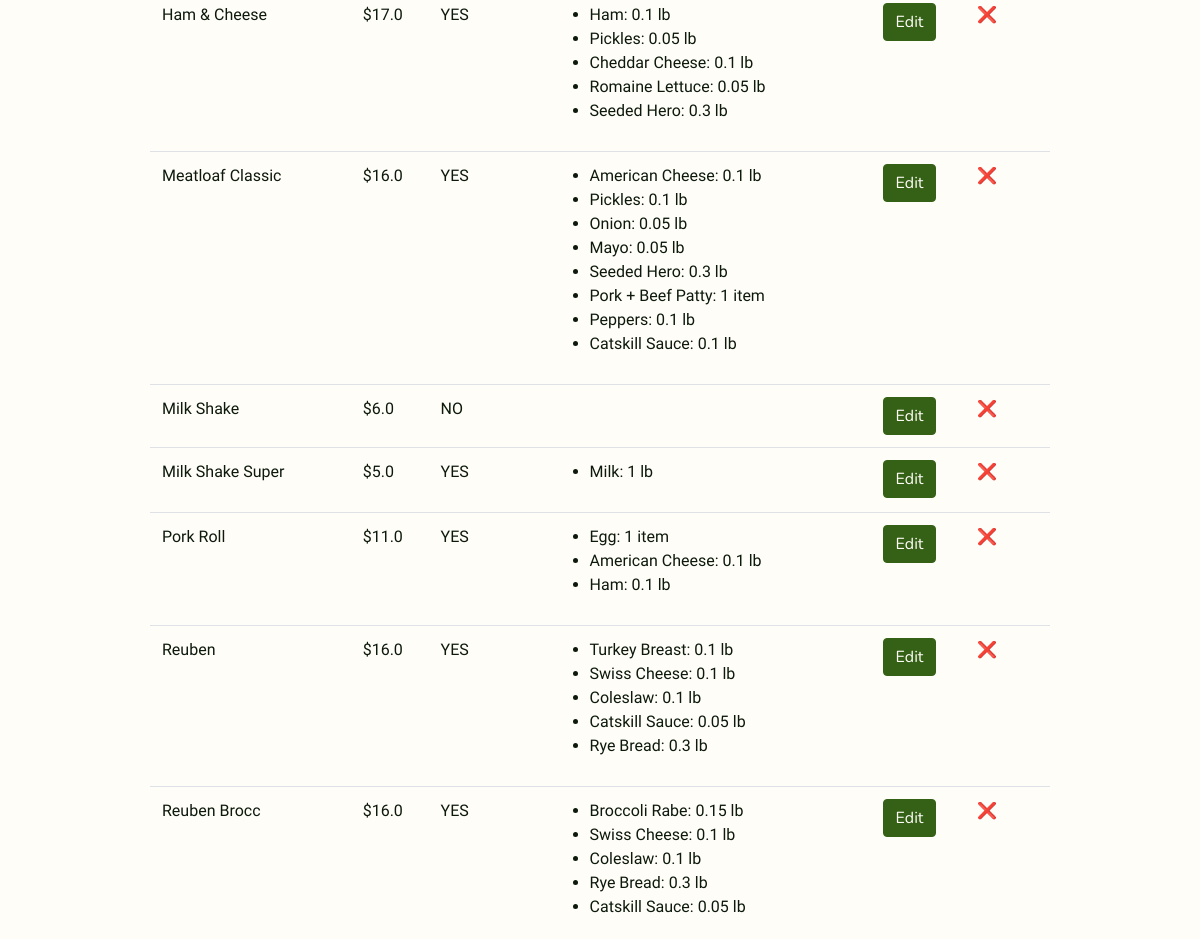
Page /menu_items/ (signed in, middle part) on the earlier database version.
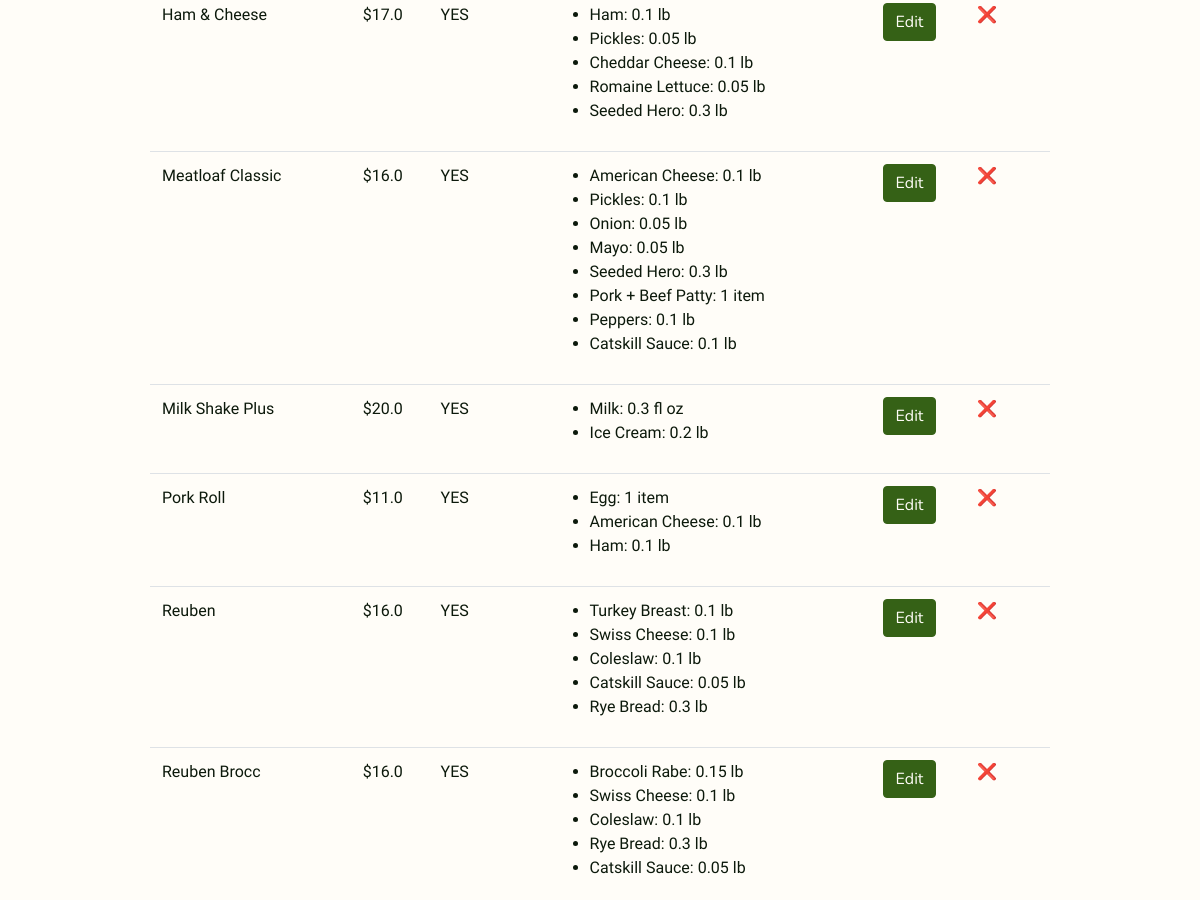
Same page on the later database version.
### rucola_maze/models.py (models this page shows, shortened)
class MenuItem(db.Model):
    id = mapped_column(db.Integer, primary_key=True)
    title = mapped_column(db.String(128), unique=True, index=True)
    price_dollars = mapped_column(db.Integer)
    price_cents = mapped_column(db.Integer, default=0)
    in_recipe_requirements = db.relationship(
        "RecipeRequirement",
        backref="menu_item",
        lazy="dynamic",
        cascade="all, delete, delete-orphan",
    )
    purchases = db.relationship(
        "Purchase",
        backref="menu_item",
        lazy="dynamic",
        cascade="all, delete, delete-orphan",
    )
    def is_available(self):
        if self.in_recipe_requirements.all():
            rr_availability_list = [
                rr.in_stock() for rr in self.in_recipe_requirements.all()
            ]
            return all(rr_availability_list)
        return False

class RecipeRequirement(db.Model):
    id = mapped_column(db.Integer, primary_key=True)
    ingredient_id = mapped_column(db.Integer, db.ForeignKey("ingredient.id"))
    menu_item_id = mapped_column(db.Integer, db.ForeignKey("menu_item.id"))
    quantity_required = mapped_column(
        db.Numeric(precision=2, asdecimal=False, decimal_return_scale=None)
    )
    def __str__(self):
        return f"{self.ingredient}: {self.quantity_required} {self.ingredient.unit}"
    def in_stock(self):
        ingredient = Ingredient.query.get(self.ingredient_id)  # the ing object
        return self.quantity_required <= ingredient.quantity_available

class Ingredient(db.Model):
    id = mapped_column(db.Integer, primary_key=True)
    name = mapped_column(db.String(96), unique=True, index=True)
    quantity_available = mapped_column(
        db.Numeric(precision=2, asdecimal=False, decimal_return_scale=None), default=0
    )
    unit = mapped_column(db.String(16))
    unit_price_dollars = mapped_column(db.Integer, default=0)
    unit_price_cents = mapped_column(db.Integer, default=0)
    in_recipe_requirements = db.relationship(
        "RecipeRequirement",
        backref="ingredient",
        lazy="dynamic",
        cascade="all, delete, delete-orphan",
    )
    def __str__(self):
        return self.name

### rucola_maze/inventory.py (the view)
@bp.route("/menu_items/")
@login_required
def menu_items():
    menu_items = MenuItem.query.order_by(MenuItem.title)
    available_menu_items = [m for m in MenuItem.query.all() if m.is_available()]
    return render_template(
        "inventory/menu_items.html",
        menu_items=menu_items,
        available_menu_items=available_menu_items,
    )

### rucola_maze/models.py (called while the page is built)
@login_manager.user_loader
def load_user(user_id):
    return User.query.get(int(user_id))

### rucola_maze/templates/inventory/menu_items.html (shortened to what this page needs)
{% extends 'base.html' %}
{% block content %}
<table class="table">
    {% for menu_item in menu_items %}
    <tr>
        <td>{{ menu_item.title }}</td>
        <td>${{ menu_item.price_dollars }}.{{ menu_item.price_cents }}</td>
        {% if menu_item in available_menu_items %}
        <td>YES</td>
        {% else %}
        <td>NO</td>
        {% endif %}
        <td>
            <ul>
                {% for recipe_requirement in menu_item.in_recipe_requirements.all() %}
                <li>{{ recipe_requirement }}</li>
                {% endfor %}
            </ul>
        </td>
        <td><a href="{{ url_for('inventory.menu_item_edit', menu_item_id=menu_item.id) }}"><button
                    class="btn btn-primary">Edit</button></a>
        </td>
        <td><a href="{{ url_for('inventory.menu_item_delete', menu_item_id=menu_item.id) }}">❌</td>
    </tr>
    {% endfor %}
</table>
{% endblock %}

Differences in the rows shown:
removed MenuItem: title "Milk Shake Super", price_dollars "5", price_cents "0", shows "YES", RecipeRequirement (quantity_required.unit "Milk: 1 lb")
changed MenuItem: title "Milk Shake" → "Milk Shake Plus"; price_dollars "6" → "20"; gains RecipeRequirement (quantity_required.unit "Milk: 0.3 fl oz"); text "NO" → "YES"
added RecipeRequirement: quantity_required.unit "Ice Cream: 0.2 lb", shown under MenuItem "Milk Shake Plus"
